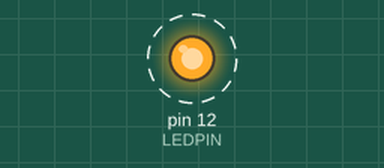
This sketch was run on a simulated Arduino Uno, built with avr-gcc and run on an emulated ATmega328P. Parts: output pins drawn as LEDs (lit = HIGH). Dashed ring = blinking.

Above: at 0.05 s.
Timing chart, 0 to 3.0 s (numbered marks = the images above):
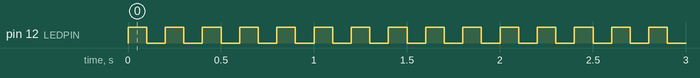

Measured:
- by itself, pin 12 (LEDPIN): alternates HIGH for 0.10 s and LOW for 0.10 s

The sketch:

1.ino
```cpp
#define LEDPIN 12

void setup() {
  pinMode(LEDPIN, OUTPUT);
}

void loop() {
  digitalWrite(LEDPIN, HIGH);
  delay(100);
  digitalWrite(LEDPIN, LOW);
  delay(100);
}
```
